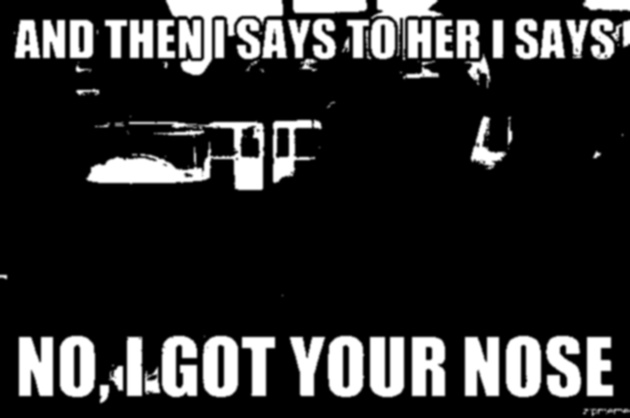
#> input picture test/memeReader/output/Drunk-Baby2.jpg, 630 x 418 px; its folder holds 4 pictures in this run
$ python extractBoxes.py   (Python 2 division)   (older library calls are emulated)
#> lines starting #> are read from the running program, lines starting #| are printed output that depends on the picture
from os import listdir
from os.path import isfile, join
import numpy
import cv2


print "Starting box extraction..."
#imageDir and outputDir
imageDir = "./output/"
print "Input directory " + imageDir + "..."
imageList = [ f for f in listdir(imageDir) if isfile(join(imageDir,f)) ]
outputDir ='./boxes/'
print "Output directory " + outputDir + "..."
outputList = [ join(outputDir,f) for f in listdir(imageDir) if isfile(join(imageDir,f)) ]
imageNames = [ f for f in listdir(imageDir) ]
images = numpy.empty(len(imageList), dtype=object)

print "Reading all images from " + imageDir + "for extraction";
for n in range(0, len(imageList)):
	images[n] = cv2.imread( join(imageDir, imageList[n]), 0)
	ret,thresh = cv2.threshold(images[n],127,255,0)
	#im is an image buffer to help determine coordinates/bounding boxes of "boxes"
	im,contours,hierarchy = cv2.findContours(thresh, 1, 2)
	images[n] = cv2.cvtColor(im, cv2.COLOR_GRAY2BGR)
	print ".";
        idx =0
        for cnt in contours:
            idx += 1
            x,y,w,h = cv2.boundingRect(cnt)
            #
            rec=im[y:y+h,x:x+w]
            cv2.imwrite(outputDir + imageNames[n].split(".")[0] + str(idx) + '.jpg', rec)
            #Debugger: drawing green boxes to input images
            cv2.rectangle(images[n],(x,y),(x+w,y+h),(0,200,0),2)
        #saving image with box locations indicated by green boxes
        cv2.imwrite(outputList[n], images[n])
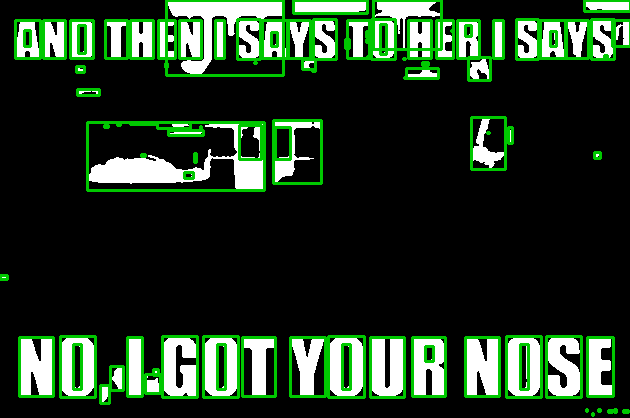
#> saved as Drunk-Baby2.jpg: shape (418, 630, 3); mean B, G, R 36.2, 55.8, 36.2
#> pass 2 of the loop `for n in range(0, len(imageList)):`:
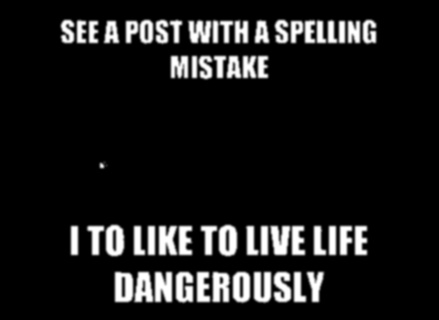
#> input picture test/memeReader/output/austin.jpg, 439 x 320 px
#> `cv2.imwrite(outputList[n], images[n])`:
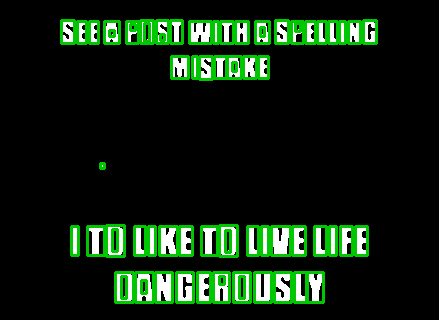
#> saved as austin.jpg: shape (320, 439, 3); mean B, G, R 16.2, 35.6, 16.2
#> pass 3 of the loop `for n in range(0, len(imageList)):`:
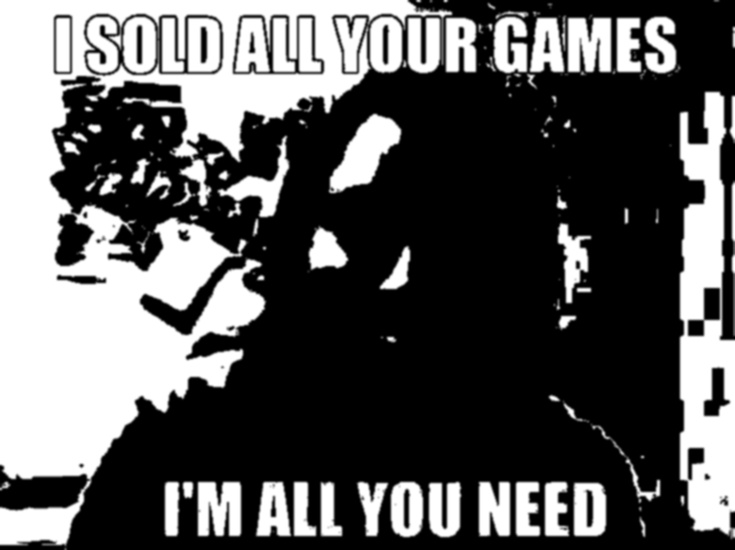
#> input picture test/memeReader/output/crazy_girl.jpeg, 735 x 550 px
#> `cv2.imwrite(outputList[n], images[n])`:
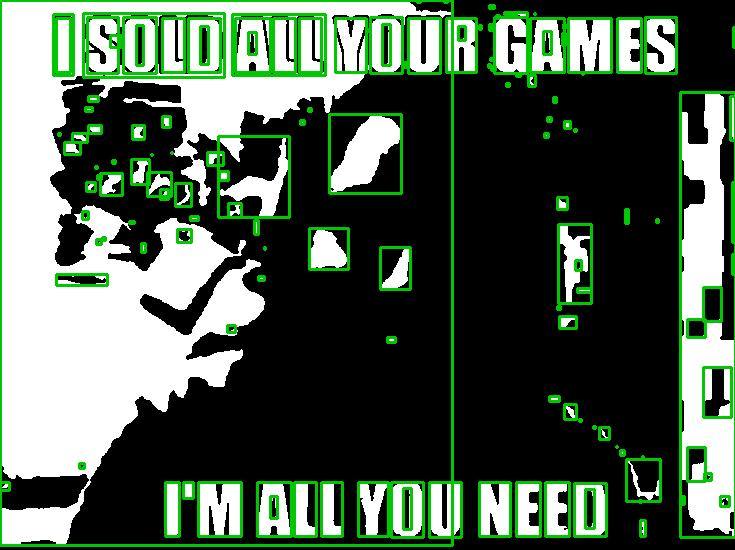
#> saved as crazy_girl.jpeg: shape (550, 735, 3); mean B, G, R 79.5, 98.4, 79.5
#> the loop made 4 passes; the first 3 are shown

print "Done"


'''
# [4 lines of commented-out code are left out]
im = cv2.imread('test_impossible_418-418.jpeg', 0)

#gray=cv2.cvtColor(im,cv2.COLOR_BGR2GRAY)
#im2, contours,hierarchy = cv2.findContours(gray,cv2.RETR_LIST,cv2.CHAIN_APPROX_SIMPLE)

ret,thresh = cv2.threshold(im,127,255,0)
im,contours,hierarchy = cv2.findContours(thresh, 1, 2)

im = cv2.cvtColor(im, cv2.COLOR_GRAY2BGR)

idx =0
for cnt in contours:
    idx += 1
    x,y,w,h = cv2.boundingRect(cnt)
    roi=im[y:y+h,x:x+w]
    cv2.imwrite('./dummy/' + str(idx) + '.jpg', roi)
    cv2.rectangle(im,(x,y),(x+w,y+h),(0,200,0),2)
cv2.imshow('im',im)
cv2.waitKey(0)
'''
